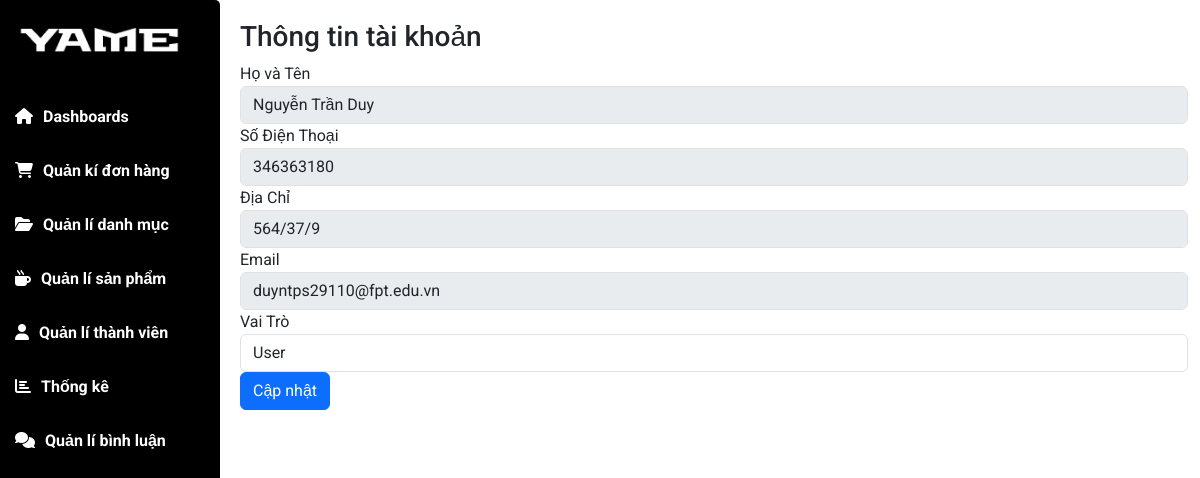
The app's page /admin/index.php?pg=user_edit&id=138 with its own data.
### tables this page shows
CREATE TABLE `user` (
  `id` int(20) NOT NULL COMMENT 'Mã khách hàng',
  `username` varchar(50) NOT NULL COMMENT 'Tên ĐN',
  `password` varchar(500) NOT NULL COMMENT 'Mật khẩu',
  `hoten` varchar(50) DEFAULT NULL COMMENT 'Họ và tên',
  `hinh` varchar(500) DEFAULT 'hinh_defaut.jpg' COMMENT 'Tên hình ảnh',
  `email` varchar(50) NOT NULL COMMENT 'Đia chỉ Email',
  `role` tinyint(1) NOT NULL DEFAULT 0 COMMENT '0:user 1:admin 2:block',
  `diachi` varchar(500) DEFAULT NULL COMMENT 'Địa chỉ',
  `dienthoai` int(10) DEFAULT NULL
);

### dao/pdo.php (called while the page is built, shortened)
<?php
function pdo_get_connection(){
    $dburl = "mysql:host=localhost;dbname=yam;charset=utf8";
    $username = 'root';
    $password = '';
    try {
        $conn = new PDO($dburl, $username, $password);
        $conn->setAttribute(PDO::ATTR_ERRMODE, PDO::ERRMODE_EXCEPTION);
        return $conn;
    } catch (PDOException $e) {
        die("Connection failed: " . $e->getMessage());
    }
}
function pdo_query_one($sql){
    $sql_args = array_slice(func_get_args(), 1);
    try {
        $conn = pdo_get_connection();
        $stmt = $conn->prepare($sql);
        $stmt->execute($sql_args);
        $row = $stmt->fetch(PDO::FETCH_ASSOC);
        return $row;
    } catch (PDOException $e) {
        die("Query failed: " . $e->getMessage());
    } finally {
        unset($conn);
    }
}
?>

### dao/user.php (called while the page is built, shortened)
<?php
require_once 'pdo.php';
function get_user_by_id($user_id) {
    $sql = "SELECT * FROM user WHERE id = ?";
    return pdo_query_one($sql, $user_id);
}
?>

### admin/view/user_edit.php (the view, shortened to what this page needs)
<?php
if (isset($_GET['id']) && is_numeric($_GET['id'])) {
    $user_id = $_GET['id'];
    $user_info = get_user_by_id($user_id);
} else {
    echo "ID người dùng không hợp lệ.";
    exit;
}
?>
<div class="main-content">
    <h3 class="title-page">Thông tin tài khoản</h3>
    <form class="" action="" method="POST" enctype="multipart/form-data">
        <div class="form-group">
            <label for="hoten">Họ và Tên</label>
            <input type="text" class="form-control" name="hoten" id="hoten" value="<?= htmlspecialchars($user_info['hoten']) ?>" readonly>
        </div>
        <div class="form-group">
            <label for="dienthoai">Số Điện Thoại</label>
            <input type="text" class="form-control" name="dienthoai" id="dienthoai" value="<?= $user_info['dienthoai'] ?>" readonly>
        </div>
        <div class="form-group">
            <label for="diachi">Địa Chỉ</label>
            <input type="text" class="form-control" name="diachi" id="diachi" value="<?= htmlspecialchars($user_info['diachi']) ?>" readonly>
        </div>
        <div class="form-group">
            <label for="email">Email</label>
            <input type="text" class="form-control" name="email" id="email" value="<?= htmlspecialchars($user_info['email']) ?>" readonly>
        </div>
        <div class="form-group">
            <label for="new_role">Vai Trò</label>
            <select class="form-control" name="new_role" id="new_role">
                <option value="0" <?php echo ($user_info['role'] == 0) ? 'selected' : ''; ?>>User</option>
            </select>
        </div>
        <div class="form-group">
            <input type="submit" name="submit" class="btn btn-primary" value="Cập nhật"></input>
        </div>
    </form>
</div>

### admin/assets/css/main.css (style rules this page uses)
* { padding: 0; margin: 0; box-sizing: border-box; font-family: 'Roboto', sans-serif; }
body { background-color: #e6e6e6; }
.main-content { padding-left: 240px; padding-bottom: 20px; }
.main-content .title-page { padding-top: 20px; }

### records on screen
user: hoten "Nguyễn Trần Duy", dienthoai "346363180", diachi "564/37/9", email "duyntps29110@fpt.edu.vn", new_role "User"
